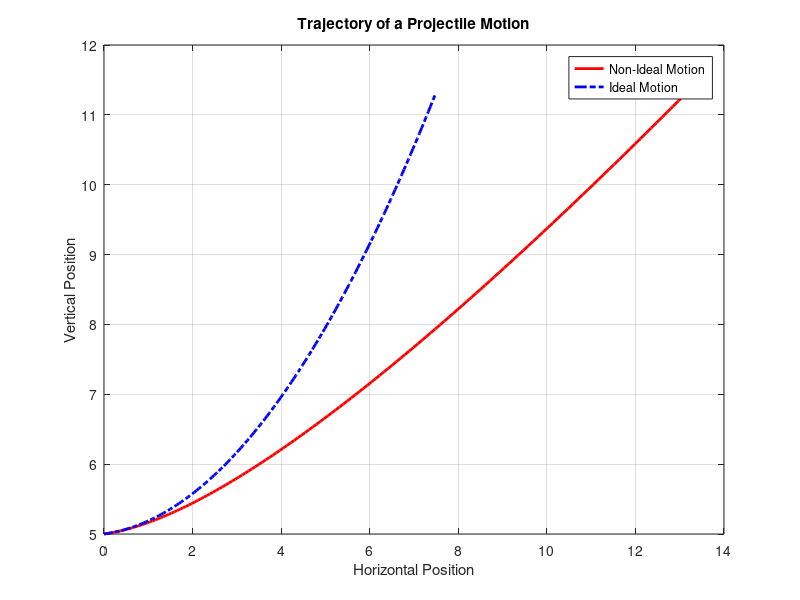

This figure's MATLAB source:
h=input('Enter initial height: '); %user defined input of height
v=input('Enter velocity in m/s: '); %user defined input of velocity
d=input('Enter angle in degrees: ');    %user defined input of angle in degrees
ax=input('Enter x-component of acceleration: ');  %user defined input of horizontal acceleration considering sign
ay=input('Enter y-component of acceleration: ');    %user defined input of vertical acceleration considering sign

if ay==0 %error condition
   error('Vertical acceleration must not be equal to zero') %prints error if ay =0
end

totalt=((v*sind(d))+sqrt((v*sind(d))^2+2*abs(ay)*h))/abs(ay);    %total flight time
t=0:1/100:totalt;                                       %time vector from 0 to total flight time
x=v.*cosd(d).*t+(1/2).*ax.*t.^2;                        %x-component formula with respect to t
y=h+v.*sind(d).*t+(1/2).*ay.*t.^2;                      %y-component formula with respect to t

x_ideal=v.*cosd(d).*t;                         %x-component of ideal motion where ax=0
y_ideal=h+v.*sind(d).*t+(1/2).*ay.*t.^2;        %y-component of ideal motion 

plot(x,y,'-r','linewidth',2)        %plot for non ideal motion 
hold on %holds on plot to add another plot
plot(x_ideal,y_ideal,'-.b','linewidth',2) %plot for ideal motion
title 'Trajectory of a Projectile Motion' %title of graph
grid;
xlabel 'Horizontal Position',ylabel 'Vertical Position' %x and y labels of graph
legend('Non-Ideal Motion','Ideal Motion') %legend for the plots